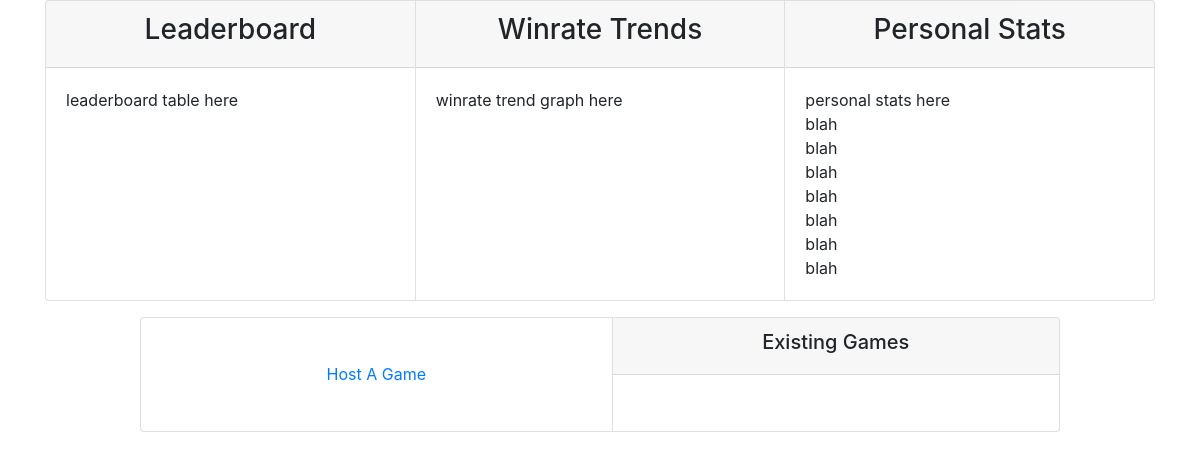
The page /home/ (signed in) on the database as committed earlier.
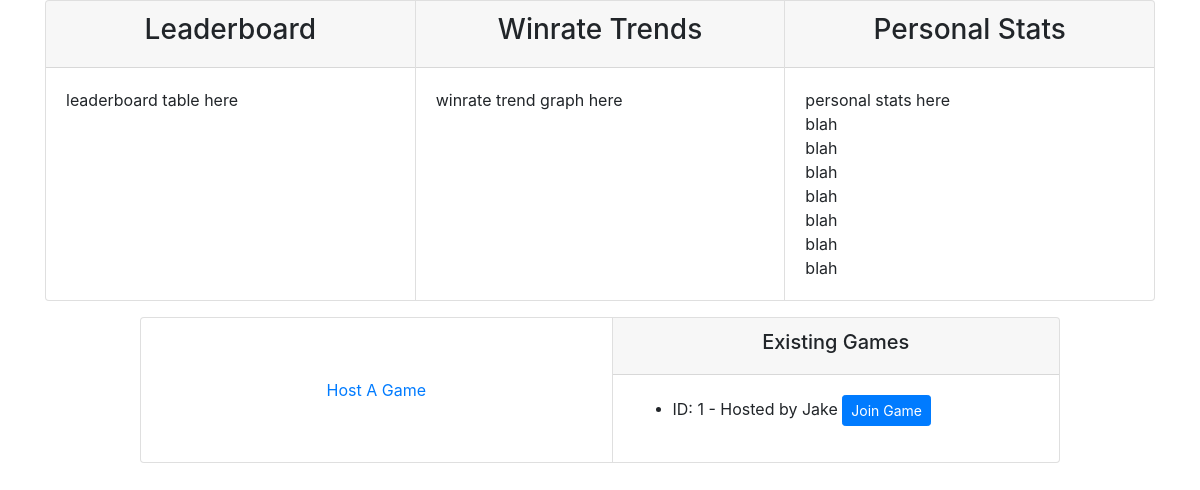
The same page on the database as committed later.
### werewolf_app/models.py (models this page shows)
class Game(models.Model):
    max_players = models.IntegerField(default=100)
    num_werewolves = models.IntegerField(default=0)
    has_village_idiot = models.BooleanField(default=False)
    has_cupid = models.BooleanField(default=False)
    has_lovers = models.BooleanField(default=False)
    has_twins = models.BooleanField(default=False)
    has_accursed_one = models.BooleanField(default=False)
    has_seer = models.BooleanField(default=False)
    has_witch = models.BooleanField(default=False)
    has_defender = models.BooleanField(default=False)
    has_hunter = models.BooleanField(default=False)
    has_wild_child = models.BooleanField(default=False)
    has_role_model = models.BooleanField(default=False)
    has_little_child = models.BooleanField(default=False)
    has_rusty_knight = models.BooleanField(default=False)
    has_elder = models.BooleanField(default=False)
    has_angel = models.BooleanField(default=False)
    has_gypsy = models.BooleanField(default=False)
    allow_spectators = models.BooleanField(default=True)
    started = models.BooleanField(default=False) # whether the game has started or is still in lobby -- do we need this or can we just use turn number or phase?
    ended = models.BooleanField(default=False) # whether the game is over
    current_phase = models.CharField(max_length=45, default="Lobby") # Lobby, Night, Day
    current_turn = models.IntegerField(default=0) #what turn are we on
    winning_team = models.CharField(max_length=45, null=True) # for statistics, store who won this particular game in form of string such as "Villagers", "Werewolves", or "Lovers"
    join_key = models.CharField(max_length=45, null=True) # for joining a game manually by alphanumeric key
    created_at = models.DateTimeField(auto_now_add=True)
    updated_at = models.DateTimeField(auto_now=True)
    host = models.ForeignKey(User, related_name="games_hosted", on_delete=models.SET_NULL, null=True)
    players = models.ManyToManyField(User, related_name="games_joined") # I believe we need this in addition to roles for each player so we can have the players join the lobby before they are assigned roles.  I suppose an alternative owuld be to assign them a role initially by default that would be called something like "noRole" or "lobbyRole" etc

### login_app/models.py (models this page shows)
class User(models.Model):
    first_name = models.CharField(max_length=45)
    last_name = models.CharField(max_length=45)
    username = models.CharField(max_length=45)
    email = models.CharField(max_length=255)
    password = models.CharField(max_length=255)
    created_at = models.DateTimeField(auto_now_add=True)
    updated_at = models.DateTimeField(auto_now=True)
    objects = UserManager()

### werewolf_app/views.py (the view)
# urls.py: path('', views.homeIndex),
def homeIndex(request): # Main Home Page
    if 'userID' not in request.session or request.session['userID'] == None:
        messages.error(request, "You must log in to view that page")
        return redirect('/')
    context = {
        'user': User.objects.get(id=request.session['userID']),
        'games': Game.objects.all(),
    }
    return render(request, 'homeIndex.html', context)

### werewolf_app/templates/homeIndex.html (shortened to what this page needs)
<!DOCTYPE html>
<html lang="en">
<head>
    <link rel="stylesheet" href="https://stackpath.bootstrapcdn.com/bootstrap/4.4.1/css/bootstrap.min.css">
    {% load static %}
</head>
<body>
    <div class="container">
        <div class="row mb-3">
            <div class="card-group col-md-12">
                <div class="card">
                    <div class="card-header text-center">
                        <h3>Leaderboard</h3>
                    </div>
                    <div class="card-body">
                        leaderboard table here
                    </div>
                </div>
                <div class="card">
                    <div class="card-header text-center">
                        <h3>Winrate Trends</h3>
                    </div>
                    <div class="card-body">
                        winrate trend graph here
                    </div>
                </div>
                <div class="card">
                    <div class="card-header text-center">
                        <h3>Personal Stats</h3>
                    </div>
                    <div class="card-body">
                        personal stats here
                        <br>
                        blah
                        <br>
                        blah
                        <br>
                        blah
                        <br>
                        blah
                        <br>
                        blah
                        <br>
                        blah
                        <br>
                        blah
                    </div>
                </div>
            </div>
        </div>
        <div class="row">
            <div class="card-group col-md-10 offset-md-1">
                <div class="card btn btn-primary" style="transform: rotate(0);">
                    <div class="card-body justify-content-center d-flex align-items-center">
                        <a href="/home/host" class="stretched-link">Host A Game</a>
                    </div>
                </div>
                <div class="card">
                    <div class="card-header text-center">
                        <h5>Existing Games</h5>
                    </div>
                    <div class="card-body">
                        <ul>
                            {% for game in games %}
                                {% if game.ended == False %}
                                    <li>ID: {{game.id}} - Hosted by {{game.host.username}}
                                        {% if game.started == False %}
                                            <a href="/home/game/{{game.id}}/join" class="btn btn-sm btn-primary">Join Game</a>
                                        {% endif %}
                                    </li>
                                {% endif %}
                            {% endfor %}
                        </ul>
                    </div>
                </div>
            </div>
        </div>
    </div>
</body>
</html>

Rows that differ between the two databases and show on the page:
added Game: id "1", host.username "Jake"
